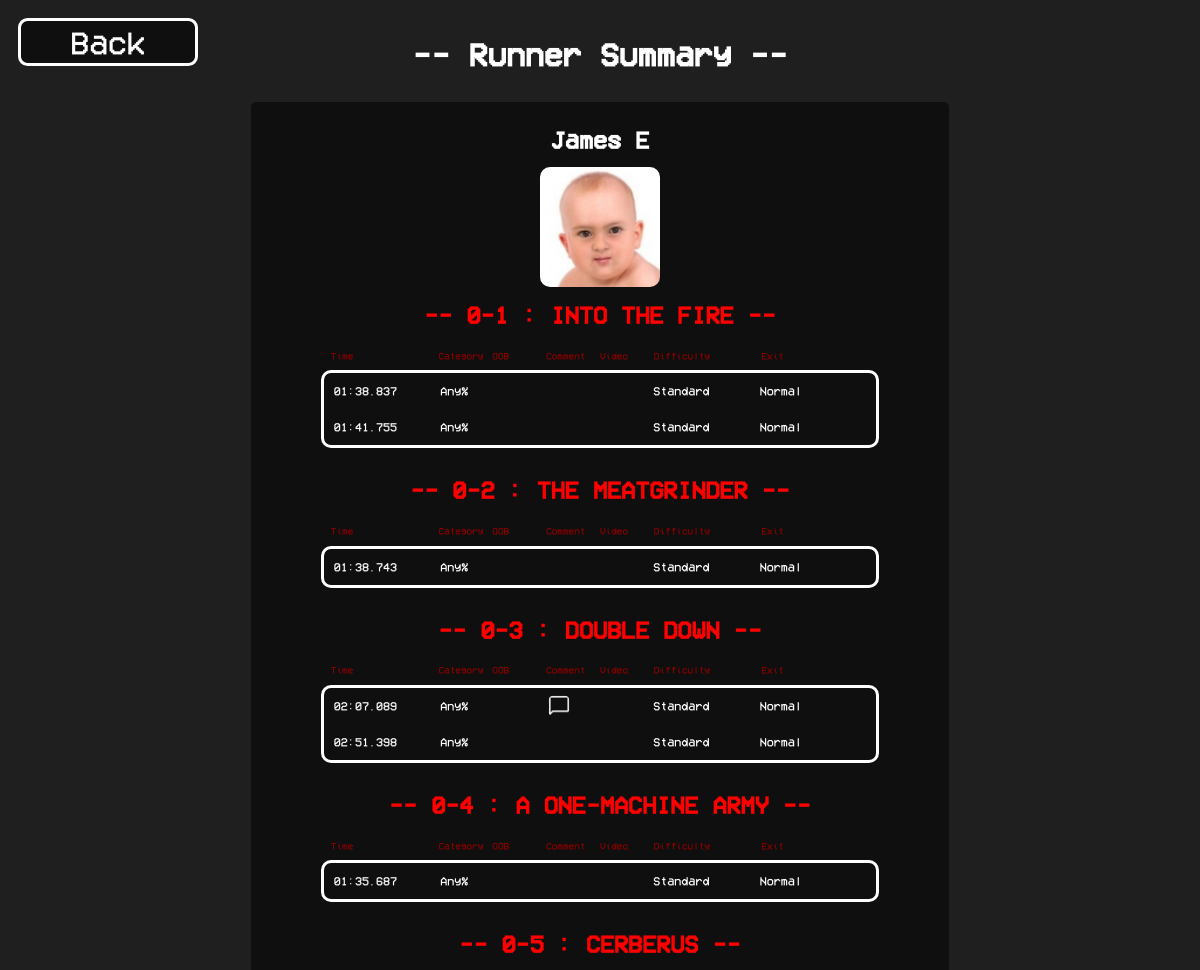
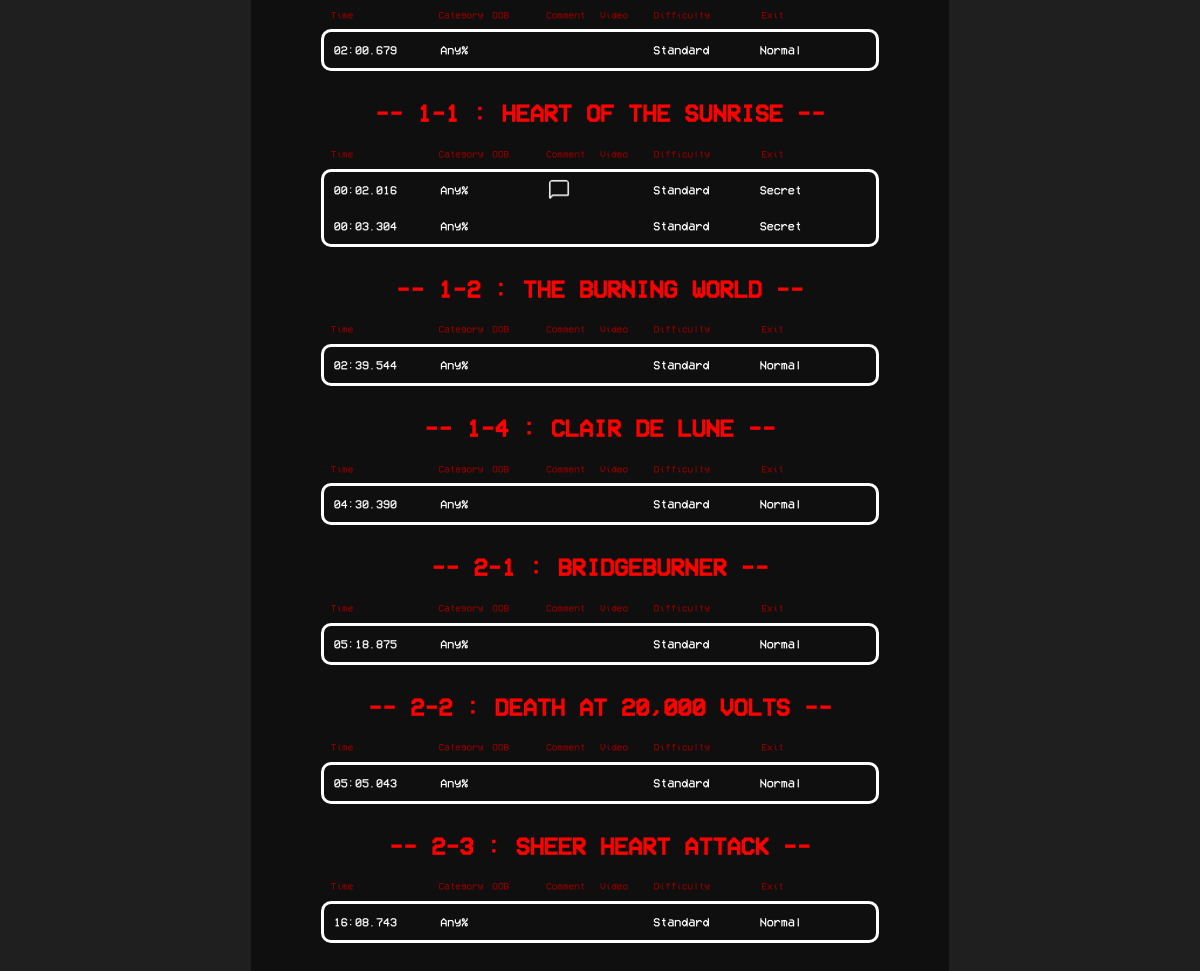
Page /Website/userDisplay.php?userId=2&prev=/runners.php&from=N on the committed database (2 pictures, top to bottom).
### tables this page shows
CREATE TABLE Runners (UserID INTEGER NOT NULL, Name TEXT, SteamId TEXT, DisplayName TEXT, ProfilePicture TEXT, PRIMARY KEY (UserID));

CREATE TABLE Level (LevelCode text NOT NULL, LevelName text, PRIMARY KEY (LevelCode));

### Website/resources/helper/databaseHelper.php (called while the page is built, shortened)
<?php
    include_once('./resources/helper/numberConversion.php');
?>
<?php
    function getRunnerDetails($runnerID)
    {
        $db = new SQLite3('./database/Ultrakill.db');
        $queryString = "SELECT *
                        FROM Runners
                        Where UserID = \"" . $runnerID . "\";";
        $results = $db->query($queryString);
        $row = $results->fetchArray();
        return $row;
    }
    function getLevelsCompleted($userID)
    {
        $db = new SQLite3('./database/Ultrakill.db');
        $outputArray = array();
        $queryString = "SELECT runs.LevelCode, Level.LevelName
                        FROM Runs
                        LEFT JOIN Level
                        ON Level.LevelCode = Runs.LevelCode
                        WHERE Runner = '" . $userID . "'
                        GROUP BY runs.LevelCode
                        Order By runs.LevelCode;";
        $results = $db->query($queryString);
        while ($row = $results->fetchArray())
        {
            $outputArray[] = $row["LevelCode"];
        }
        return $outputArray;
    }
    function getRunsForLevel($userID, $levelCode)
    {
        $db = new SQLite3('./database/Ultrakill.db');
        $outputArray = array();
        $queryString = "SELECT runs.rowID as runID, Runners.ProfilePicture, Runners.UserID as Name, runs.Time, Difficulty.DifficultyName, Difficulty.DifficultyDescription, runs.category, runs.comment, runs.video, runs.LevelCode, Level.LevelName, runs.Exit
                        FROM runs
                        LEFT JOIN Runners
                        ON runners.UserID = runs.Runner
                        LEFT JOIN Difficulty
                        ON difficulty.DifficultyId = runs.Difficulty
                        LEFT JOIN Level
                        ON level.LevelCode = runs.LevelCode
                        WHERE runs.LevelCode = \"" . $levelCode . "\"
                        AND runs.Runner = \"" . $userID . "\" ORDER BY Time;";
        $results = $db->query($queryString);
        while ($row = $results->fetchArray())
        {
            $outputArray[] = $row;
        }
        return $outputArray;
    }
    function levelNameLookup($levelCode)
    {
        $db = new SQLite3('./database/Ultrakill.db');
        $queryString = "SELECT LevelName
                        FROM Level
                        WHERE levelCode = '" . $levelCode . "';";
        $results = $db->query($queryString);
        $output = $results->fetchArray()[0];
        return $output;
    }
?>

### Website/resources/helper/numberConversion.php (called while the page is built, shortened)
<?php
    function toDuration($userSeconds)
    {
        $seconds = floatval($userSeconds);
        $durationString = "";
        $Minutes = floor($seconds / 60);
        $Seconds = sprintf('%06.3f',fmod($seconds, 60));
        if(strlen($Minutes) == 1)
        {
            $durationString = "0" . $Minutes;
        }
        else
        {
            $durationString = $Minutes;
        }
        $durationString .= ":" . $Seconds;
        return $durationString;
    }
?>

### Website/resources/helper/levelMaker.php (the view, shortened to what this page needs)
<?php
    include_once('./resources/helper/databaseHelper.php');
?>
<?php
    function getProfileLevels($userID, $prev)
    {
        $generatedString = "";
        $levelsCompleted = getLevelsCompleted($userID);
        foreach($levelsCompleted as $levelID)
        {
            $selectedRun = getRunsForLevel($userID, $levelID);
            $generatedString .= "<div style='margin-bottom: 30px;'>
            <h1 class='ultrakillTitleText' style='color: red;'>-- " . $levelID . " : " . levelNameLookup($levelID) . " --</h1>
            <div style='display: grid; grid-template-columns: 20% 10% 10% 10% 10% 20% 20%; align-items: center; justify-content: space-between; margin: 0px 70px;'>
            <p style='font-size:0.8vw; color: darkred;'>Time</p>
            <p style='font-size:0.8vw; color: darkred;'>Category</p>
            <p style='font-size:0.8vw; color: darkred;'>OOB</p>
            <p style='font-size:0.8vw; color: darkred;'>Comment</p>
            <p style='font-size:0.8vw; color: darkred;'>Video</p>
            <p style='font-size:0.8vw; color: darkred;'>Difficulty</p>
            <p style='font-size:0.8vw; color: darkred;'>Exit</p>
            </div>
            <div class='profileTableContainer'>";
            foreach($selectedRun as $level)
            {
                if($from = "userDisplay")
                {
                    $generatedString .= "<a href='./individualRun.php?runId=" . $level["runID"] . "' class='nostyle'>";
                }
                $generatedString .="
                <div class='profileLevelGrid'>
                <p>" . toDuration($level["Time"]) . "</p>";
                if(substr($level["Category"], 0, 1) == "A")
                {
                    $generatedString .= "<p>Any%</p>";
                }
                if(($level["Category"] == "Any% OOB")||($level["Category"] == "P% OOB")||($level["Category"] == "NoMo OOB"))
                {
                    $generatedString .= "<img src='./resources/images/OutOfBounds.png' alt='Out Of Bounds'>";
                }
                else
                {
                    $generatedString .= "<div style='width: 2vw; height: 2vw;'></div>";
                }
                if($level["Comment"] != null)
                {
                    $generatedString .= "<img src='./resources/images/Comment.png' alt='Contains Comment'>";
                }
                else
                {
                    $generatedString .= "<div style='width: 2vw; height: 2vw;'></div>";
                }
                if($level["Video"] != null)
                {
                    $generatedString .= "<img src='./resources/images/Video.png' alt='Contains Video'>";
                }
                else
                {
                    $generatedString .= "<div style='width: 2vw; height: 2vw;'></div>";
                }
                $generatedString .= "<p>" . $level["DifficultyName"] . "</p>
                <p>" . $level["Exit"] . "</p>
                </div>
                </a>";
            }
            $generatedString .= "</div>
            </div>";
        }
        return $generatedString;
    }
?>

### Website/userDisplay.php (shortened to what this page needs)
<?php
    include_once './resources/helper/headers.php';
    include_once './resources/helper/levelMaker.php';
    include_once './resources/helper/databaseHelper.php';
?>
<!DOCTYPE html>
<html lang="en">
    <head>
        <link rel='stylesheet' type='text/css' href='./resources/css/common.css' />
    </head>
    <body>
            <?php
                if($_GET["from"] == "Y")
                {
                    standardHeader($_SERVER['HTTP_REFERER'], "Runner Summary");
                }
                else
                {
                    standardHeader("." . $_GET["prev"], "Runner Summary");
                }
                $userID = $_GET["userId"];
                $userDetails = getRunnerDetails($userID);
                echo("<div class=\"flexBox\" style=\"justify-content: center;\">
                    <div class=\"playerProfile\">");
                            echo("<h1 class=\"ultrakillTitleText\">" . $userDetails["Name"] . "</h1>
                            <div class=\"flexBox\" style=\"justify-content: center; gap:10px;\">
                                <img src=\"./resources/images/" . $userDetails["ProfilePicture"] . "\">
                            </div>");
                            echo(getProfileLevels($_GET["userId"], $_GET["prev"]));
                        ?>
                    </div>
                </div>
    </body>
</html>

### Website/resources/css/common.css (style rules this page uses)
* { box-sizing: border-box; }
body { font-family: Arial; padding: 10px; background: rgb(31, 31, 31); background-repeat: repeat-y; background-size: 100%; }
a { text-decoration: none; }
.flexBox { display: flex; }
.ultrakillTitleText { font-family: UltrakillFont; color: white; text-align: center; }
.playerProfile { color: white; background-color: rgba(0,0,0,0.5); font-family: UltrakillFont; font-size: 1vw; padding:10px; border-radius:5px; width: 60%; }
.playerProfile img { display: block; border-radius: 10px; width: 10vw; height: 10vw; }
.profileLevelGrid { display: grid; grid-template-columns: 20% 10% 10% 10% 10% 20% 20%; align-items: center; justify-content: space-between; }
.profileLevelGrid img { width: 2vw; height: 2vw; }
.profileTableContainer { display: block; border: solid white 3px; border-radius: 10px; margin: 0px 60px; padding: 0px 10px; }
a.nostyle:link { text-decoration: inherit; color: inherit; cursor: pointer; }

### rows in the picture
runners: Name "James E", ProfilePicture (picture)
level: levelID "0-1", LevelName "INTO THE FIRE", Time "01:38.837", DifficultyName "Standard", Exit "Normal", Time "01:41.755"
level: levelID "0-2", LevelName "THE MEATGRINDER", Time "01:38.743", DifficultyName "Standard", Exit "Normal"
level: levelID "0-3", LevelName "DOUBLE DOWN", Time "02:07.089", DifficultyName "Standard", Exit "Normal", Time "02:51.398"
level: levelID "0-4", LevelName "A ONE-MACHINE ARMY", Time "01:35.687", DifficultyName "Standard", Exit "Normal"
level: levelID "0-5", LevelName "CERBERUS", Time "02:00.679", DifficultyName "Standard", Exit "Normal"
level: levelID "1-1", LevelName "HEART OF THE SUNRISE", Time "00:02.016", DifficultyName "Standard", Exit "Secret", Time "00:03.304"
level: levelID "1-2", LevelName "THE BURNING WORLD", Time "02:39.544", DifficultyName "Standard", Exit "Normal"
level: levelID "1-4", LevelName "CLAIR DE LUNE", Time "04:30.390", DifficultyName "Standard", Exit "Normal"
level: levelID "2-1", LevelName "BRIDGEBURNER", Time "05:18.875", DifficultyName "Standard", Exit "Normal"
level: levelID "2-2", LevelName "DEATH AT 20,000 VOLTS", Time "05:05.043", DifficultyName "Standard", Exit "Normal"
level: levelID "2-3", LevelName "SHEER HEART ATTACK", Time "16:08.743", DifficultyName "Standard", Exit "Normal"

### other values in the picture
$title "Runner Summary"
